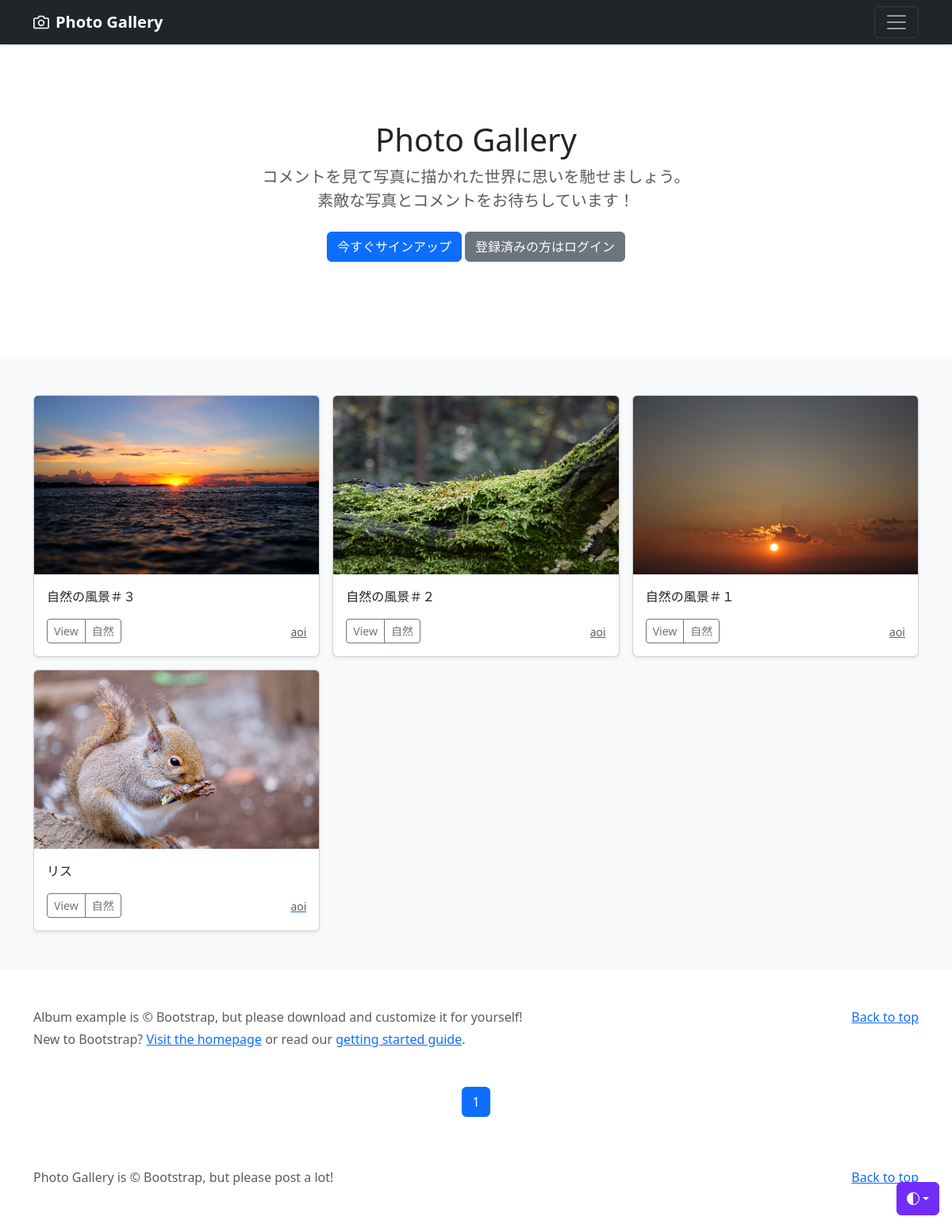
/user-list/3, run on the app's committed database.
### photo/models.py (models this page shows, shortened)
class PhotoPost(models.Model):
    user = models.ForeignKey(
        CustomUser,
        verbose_name='ユーザー',
        on_delete= models.CASCADE
    )
    category = models.ForeignKey(
        Category,
        verbose_name='カテゴリ',
        on_delete=models.PROTECT
    )
    title = models.CharField(
        verbose_name='タイトル',
        max_length=200
    )
    comment = models.TextField(
        verbose_name='コメント'
    )
    image1 = models.ImageField(
        verbose_name='イメージ１',
        upload_to='photos'
    )
    image2 = models.ImageField(
        verbose_name='イメージ２',
        upload_to= 'photos',
        blank=True,
        null=True,
    )
    posted_at = models.DateTimeField(
        verbose_name='投稿日時',
        auto_now_add=True
    )

class Category(models.Model):
    title = models.CharField(
        verbose_name='カテゴリ',
        max_length=20
    )

### accounts/models.py (models this page shows)
class CustomUser(AbstractUser):
    pass

### photo/views.py (the view)
# urls.py: path('user-list/<int:user>',views.UserView.as_view(),name='user_list'),
class UserView(ListView):
    template_name = 'index.html'
    paginate_by = 9
    def get_queryset(self):
        user_id = self.kwargs['user']
        user_list = PhotoPost.objects.filter(user=user_id).order_by('-posted_at')
        return user_list

### photo/templates/index.html (shortened to what this page needs)
{% extends 'base.html' %}
    {% block contents %}
    {% include "photos_title.html" %}
    {% include "photos_list.html" %}
    {% include 'pagination.html' %}
    {% endblock %}

### photo/templates/photos_list.html (shortened to what this page needs)
  <div class="album py-5 bg-light">
    <div class="container">
      <div class="row row-cols-1 row-cols-sm-2 row-cols-md-3 g-3">
        {% for record in object_list %}
        <div class="col">
          <div class="card shadow-sm">
            <img src="{{ record.image1.url }}"class="bd-placeholder-img card-img-top"width="100%" height="225"xmlns="http://www.w3.org/2000/svg"role="img" aria-label="Placeholder: Thumbnail"preserveAspectRatio="xMidYMid slice"focusable="false"><title>Placeholder</title><rect width="100%" height="100%" fill="#55595c"/></img>
            <div class="card-body">
              <p class="card-text">{{ record.title }}</p>
              <div class="d-flex justify-content-between align-items-center">
                <div class="btn-group">
                  <button type="button" class="btn btn-sm btn-outline-secondary" onclick="location.href='{% url "photo:photo_detail" record.pk %}'">View</button>
                  <button type="button" class="btn btn-sm btn-outline-secondary" onclick="location.href='{% url "photo:photos_cat" category=record.category.id %}'">{{ record.category.title}}</button>
                </div>
                <a href='{% url "photo:user_list" user=record.user.id %}'><small class="text-muted">{{ record.user.username }}</small></a>
              </div>
            </div>
          </div>
        </div>
        {% endfor %}
      </div>
    </div>
</main>
<footer class="text-body-secondary py-5">
  <div class="container">
    <p class="float-end mb-1">
      <a href="#">Back to top</a>
    </p>
    <p class="mb-1">Album example is &copy; Bootstrap, but please download and customize it for yourself!</p>
    <p class="mb-0">New to Bootstrap? <a href="/">Visit the homepage</a> or read our <a href="../getting-started/introduction/">getting started guide</a>.</p>
  </div>
</footer>
    </body>
</html>

### photo/templates/base.html (style rules this page uses)
.bd-placeholder-img { font-size: 1.125rem; text-anchor: middle; -webkit-user-select: none; -moz-user-select: none; user-select: none; }

### data on the page
PhotoPost: image1 (picture), title "自然の風景＃３", category "自然", user.username "aoi"
PhotoPost: image1 (picture), title "自然の風景＃２", category "自然", user.username "aoi"
PhotoPost: image1 (picture), title "自然の風景＃１", category "自然", user.username "aoi"
PhotoPost: image1 (picture), title "リス", category "自然", user.username "aoi"

### other printed values
{{ num }} "1"
